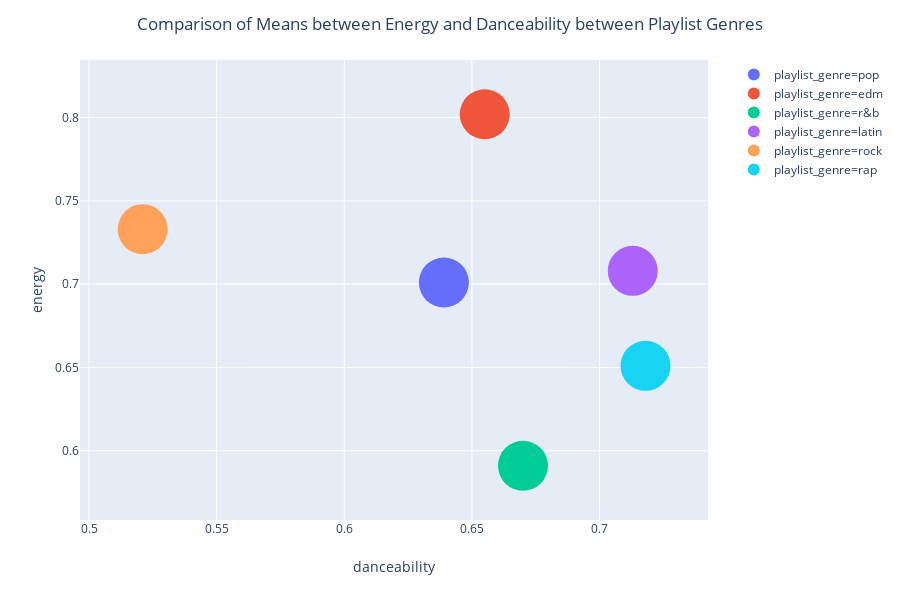

The notebook cell saved with this chart:
### Markdown cell above
From the pie chart shown above, we can see that out of all the genres avaiable to us within the dataset, the 'EDM' genre is the most prominent with 18.41% of all songs belonging to it , while the 'ROCK' genre is the least prominent with 15.08% of all songs belonging to it. However, since the difference from the most prominent song to the least prominent genre is less than 3%, we can say  that the percentage of songs across all generes are pretty even. In the long run, this gives us more confidence knowing that there is not a genre that has an extreme value or outlier over the other genres.

### Code cell
bubble_df = pd.DataFrame([[0.639, 0.701,5507], [0.655, 0.802,6043], [0.67, 0.591,5431], [0.713, 0.708,5155], [0.521, 0.733,4951], [0.718, 0.651,5746]], columns=["danceability", "energy","count"])
bubble_df["playlist_genre"] = ["pop", "edm", "r&b", "latin", "rock", "rap"]

fig = px.scatter(bubble_df, x='danceability', y='energy',
             color="playlist_genre",size='count')
fig.update_layout(title="Comparison of Means between Energy and Danceability between Playlist Genres")
fig.update_layout(title_x=0.5)
fig.update_traces(marker=dict(size=50))
fig.show()

### Figure 1 — Plotly figure (JSON) as saved in the notebook; plotly's stock layout.template omitted (floating-point values rounded to 4 significant figures)
{"data": [{"hoverlabel": {"namelength": 0}, "hovertemplate": "playlist_genre=pop<br>danceability=%{x}<br>energy=%{y}<br>count=%{marker.size}", "legendgroup": "playlist_genre=pop", "marker": {"color": "#636efa", "size": 50, "sizemode": "area", "sizeref": 15.11, "symbol": "circle"}, "mode": "markers", "name": "playlist_genre=pop", "showlegend": true, "type": "scatter", "x": [0.639], "xaxis": "x", "y": [0.701], "yaxis": "y"}, {"hoverlabel": {"namelength": 0}, "hovertemplate": "playlist_genre=edm<br>danceability=%{x}<br>energy=%{y}<br>count=%{marker.size}", "legendgroup": "playlist_genre=edm", "marker": {"color": "#EF553B", "size": 50, "sizemode": "area", "sizeref": 15.11, "symbol": "circle"}, "mode": "markers", "name": "playlist_genre=edm", "showlegend": true, "type": "scatter", "x": [0.655], "xaxis": "x", "y": [0.802], "yaxis": "y"}, {"hoverlabel": {"namelength": 0}, "hovertemplate": "playlist_genre=r&b<br>danceability=%{x}<br>energy=%{y}<br>count=%{marker.size}", "legendgroup": "playlist_genre=r&b", "marker": {"color": "#00cc96", "size": 50, "sizemode": "area", "sizeref": 15.11, "symbol": "circle"}, "mode": "markers", "name": "playlist_genre=r&b", "showlegend": true, "type": "scatter", "x": [0.67], "xaxis": "x", "y": [0.591], "yaxis": "y"}, {"hoverlabel": {"namelength": 0}, "hovertemplate": "playlist_genre=latin<br>danceability=%{x}<br>energy=%{y}<br>count=%{marker.size}", "legendgroup": "playlist_genre=latin", "marker": {"color": "#ab63fa", "size": 50, "sizemode": "area", "sizeref": 15.11, "symbol": "circle"}, "mode": "markers", "name": "playlist_genre=latin", "showlegend": true, "type": "scatter", "x": [0.713], "xaxis": "x", "y": [0.708], "yaxis": "y"}, {"hoverlabel": {"namelength": 0}, "hovertemplate": "playlist_genre=rock<br>danceability=%{x}<br>energy=%{y}<br>count=%{marker.size}", "legendgroup": "playlist_genre=rock", "marker": {"color": "#FFA15A", "size": 50, "sizemode": "area", "sizeref": 15.11, "symbol": "circle"}, "mode": "markers", "name": "playlist_genre=rock", "showlegend": true, "type": "scatter", "x": [0.521], "xaxis": "x", "y": [0.733], "yaxis": "y"}, {"hoverlabel": {"namelength": 0}, "hovertemplate": "playlist_genre=rap<br>danceability=%{x}<br>energy=%{y}<br>count=%{marker.size}", "legendgroup": "playlist_genre=rap", "marker": {"color": "#19d3f3", "size": 50, "sizemode": "area", "sizeref": 15.11, "symbol": "circle"}, "mode": "markers", "name": "playlist_genre=rap", "showlegend": true, "type": "scatter", "x": [0.718], "xaxis": "x", "y": [0.651], "yaxis": "y"}], "layout": {"height": 600, "legend": {"itemsizing": "constant", "tracegroupgap": 0}, "margin": {"t": 60}, "title": {"text": "Comparison of Means between Energy and Danceability between Playlist Genres", "x": 0.5}, "xaxis": {"anchor": "y", "domain": [0, 0.98], "title": {"text": "danceability"}}, "yaxis": {"anchor": "x", "domain": [0, 1], "title": {"text": "energy"}}}}
